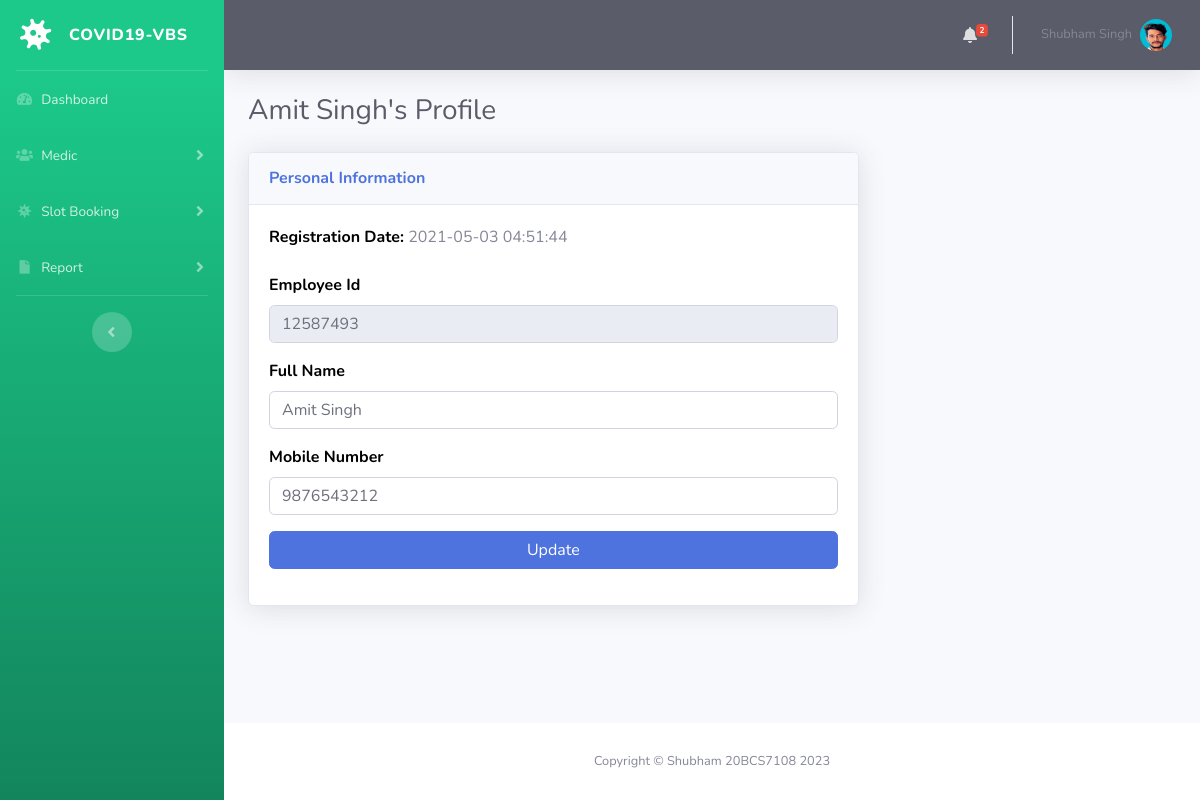
The app's page /edit-phlebotomist.php?pid=3 (signed in) with its own data.
### tables this page shows
CREATE TABLE `tblphlebotomist` (
  `id` int(11) NOT NULL,
  `EmpID` varchar(100) DEFAULT NULL,
  `FullName` varchar(120) DEFAULT NULL,
  `MobileNumber` bigint(12) DEFAULT NULL,
  `RegDate` timestamp NULL DEFAULT current_timestamp()
);

### edit-phlebotomist.php (the view, shortened to what this page needs)
<?php session_start();
include_once('includes/config.php');
if (strlen($_SESSION['aid']==0)) {
  header('location:logout.php');
  } else{
?>
<!DOCTYPE html>
<html lang="en">
<head>
    <link href="vendor/fontawesome-free/css/all.min.css" rel="stylesheet" type="text/css">
    <link href="css/sb-admin-2.min.css" rel="stylesheet">
</head>
<body id="page-top">
    <div id="wrapper">
<?php include_once('includes/sidebar.php');?>
        <div id="content-wrapper" class="d-flex flex-column">
            <div id="content">
          <?php include_once('includes/topbar.php');?>
                <div class="container-fluid">
<?php
$pid=intval($_GET['pid']);
$query=mysqli_query($con,"select * from tblphlebotomist where id='$pid'");
while($row=mysqli_fetch_array($query)){
?>
<h1 class="h3 mb-4 text-gray-800"><?php echo $row['FullName'];?>'s Profile</h1>
<form name="editphlebotomist" method="post">
  <div class="row">
                        <div class="col-lg-8">
                            <div class="card shadow mb-4">
                                <div class="card-header py-3">
                                    <h6 class="m-0 font-weight-bold text-primary">Personal Information</h6>
                                </div>
                                <div class="card-body">
 <div class="form-group">
                            <label>Registration Date: </label>
                                     <?php echo $row['RegDate'];?>
                                        </div>
                  <div class="form-group">
                            <label>Employee Id</label>
                             <input type="text" class="form-control" id="empid" name="empid"  value="<?php echo $row['EmpID'];?>"  readonly="true" >
                                        </div>
                        <div class="form-group">
                            <label>Full Name</label>
                                            <input type="text" class="form-control" id="fullname" name="fullname"  placeholder="Enter your full name..." pattern="[A-Za-z ]+" title="letters only" value="<?php echo $row['FullName'];?>" required="true">
                                        </div>
                                        <div class="form-group">
                                             <label>Mobile Number</label>
                                  <input type="text" class="form-control" id="mobilenumber" name="mobilenumber" placeholder="Please enter your mobile number" pattern="[0-9]{10}" title="10 numeric characters only" value="<?php echo $row['MobileNumber'];?>" required="true" >
                                        </div>
        <div class="form-group">
                                 <input type="submit" class="btn btn-primary btn-user btn-block" name="update" id="update" value="Update">
                             </div>
                                </div>
                            </div>
                        </div>
                    </div>
</form>
<?php } ?>
                </div>
            </div>
           <?php include_once('includes/footer.php');?>
        </div>
    </div>
</body>
</html>
<?php } ?>

### includes/topbar.php (shortened to what this page needs)
      <nav class="navbar navbar-expand navbar-dark bg-dark topbar mb-4 static-top shadow">
            <?php if($_SESSION['aid']):?>
                    <ul class="navbar-nav ml-auto">
<?php $query=mysqli_query($con,"select * from tbltestrecord where ReportStatus is null");
$count=mysqli_num_rows($query);
?>
                        <li class="nav-item dropdown no-arrow mx-1">
                            <a class="nav-link dropdown-toggle" href="#" id="alertsDropdown" role="button"
                                data-toggle="dropdown" aria-haspopup="true" aria-expanded="false">
                                <i class="fas fa-bell fa-fw"></i>
                                <span class="badge badge-danger badge-counter"><?php echo $count;?></span>
                            </a>
                        </li>
                        <li class="nav-item dropdown no-arrow">
                            <a class="nav-link dropdown-toggle" href="#" id="userDropdown" role="button"
                                data-toggle="dropdown" aria-haspopup="true" aria-expanded="false">
                <?php
$adid=$_SESSION['aid'];
$ret1=mysqli_query($con,"select AdminName from tbladmin where ID='$adid'");
while($row1=mysqli_fetch_array($ret1)){
?>
                                <span class="mr-2 d-none d-lg-inline text-gray-600 small"><?php  echo $row1['AdminName'];?></span>
                           <?php } ?>
                                <img class="img-profile rounded-circle"
                                    src="img/shubham.png">
                            </a>
                        </li>
                    </ul>
                <?php endif;?>
                </nav>

### edit-phlebotomist.php (style rules this page uses)
label { font-size:16px; font-weight:bold; color:#000; }

### records on screen
tblphlebotomist: FullName "Amit Singh", RegDate "2021-05-03 04:51:44", empid "12587493", fullname "Amit Singh", mobilenumber "9876543212"

### other values on screen
$count "2"
$row1['AdminName'] "Shubham Singh"
